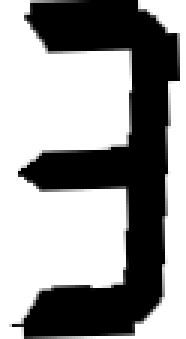
#> input picture training/training_7.2/3/test4dilated-r-2-d-3-i-3.png, 62 x 113 px (shown 3 times larger); its folder holds only this picture in this run
$ python train_data.py
#> lines starting #> are read from the running program, lines starting #| are printed output that depends on the picture
import os
import cv2
import numpy as np
import version_number as v


version = v.vm.version

RESIZED_IMAGE_WIDTH = 20
RESIZED_IMAGE_HEIGHT = 30

int_classifications = []  # declare empty classifications list, this will be our list of how we are classifying our chars from user input, we will write to file at the end
# declare empty numpy array, we will use this to write to file later
# zero rows, enough cols to hold all image data
npa_flattened_images = np.empty((0, RESIZED_IMAGE_WIDTH * RESIZED_IMAGE_HEIGHT))


trained_folder = 'knn'


# Classify a digit
def train_file(file_path, char):
#> called with char = '3'
    global npa_flattened_images, int_classifications, npaFlattenedImage

    img = cv2.imread(file_path)
#> img is the input picture: shape (113, 62, 3); min 0, max 255, mean 151
    imgROIResized = cv2.resize(img, (RESIZED_IMAGE_WIDTH, RESIZED_IMAGE_HEIGHT))  # resize image, this will be more consistent for recognition and storage
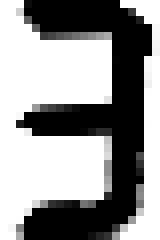
#> imgROIResized: shape (30, 20, 3) (shown 8 times larger); min 0, max 255, mean 148.2
    imgGray = cv2.cvtColor(imgROIResized, cv2.COLOR_BGR2GRAY)  # get grayscale image
    imgThreshCopy = imgGray.copy()

    int_classifications.append(ord(char))
    npaFlattenedImage = imgThreshCopy.reshape((1, RESIZED_IMAGE_WIDTH * RESIZED_IMAGE_HEIGHT))  # flatten image to 1d numpy array so we can write to file later
    npa_flattened_images = np.append(npa_flattened_images, npaFlattenedImage, 0)  # add current flattened image numpy array to list of flattened image numpy arrays


def main():
    training_dir = "training/training_7.2"

    for fname in os.listdir(training_dir):
        path = os.path.join(training_dir, fname)
        if os.path.isdir(path):
            print('Training ' + fname)
            tfiles = os.listdir(path)
            for tfile in tfiles:
                if not tfile.startswith('.'):
                    train_file(path + '/' + tfile, fname)
#> pass 2 of the loop in main, `for fname in os.listdir(training_dir):`:
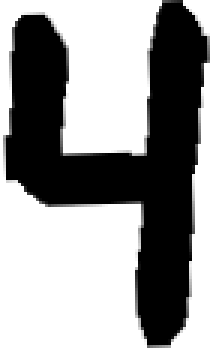
#> input picture training/training_7.2/4/4_4995_crop_1dilated-r-2-d-3-i-1.png, 72 x 117 px (shown 3 times larger)
#> in train_file, img is the input picture: shape (117, 72, 3); min 0, max 255, mean 151.5
#> in train_file (call 2), `imgROIResized = cv2.resize(img, (RESIZED_IMAGE_WIDTH, RESIZED_IMAGE_HE..`:
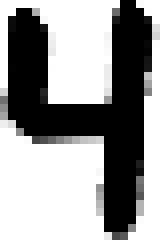
#> imgROIResized: shape (30, 20, 3) (shown 8 times larger); min 0, max 255, mean 151.7
#> pass 3 of the loop in main, `for fname in os.listdir(training_dir):`:
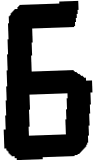
#> input picture training/training_7.2/6/test1dilated-r-2-d-3-i-1.png, 95 x 160 px
#> in train_file, img is the input picture: shape (160, 95, 3); min 0, max 255, mean 117.2
#> in train_file (call 3), `imgROIResized = cv2.resize(img, (RESIZED_IMAGE_WIDTH, RESIZED_IMAGE_HE..`:
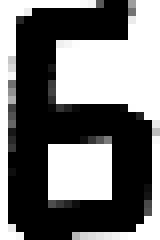
#> imgROIResized: shape (30, 20, 3) (shown 8 times larger); min 0, max 255, mean 116.3


    # Save the classifications
    fltClassification = np.array(int_classifications, np.float32)  # convert classifications list of ints to numpy array of floats
    npa_Classifications = fltClassification.reshape((fltClassification.size, 1))  # flatten numpy array of floats to 1d so we can write to file later
    np.savetxt(trained_folder + "/classifications" + version + ".txt", npa_Classifications)
    np.savetxt(trained_folder + "/flattened_images" + version + ".txt", npa_flattened_images)  # write flattened images to file

    print(npa_Classifications.shape)
if __name__ == '__main__':
    main()
